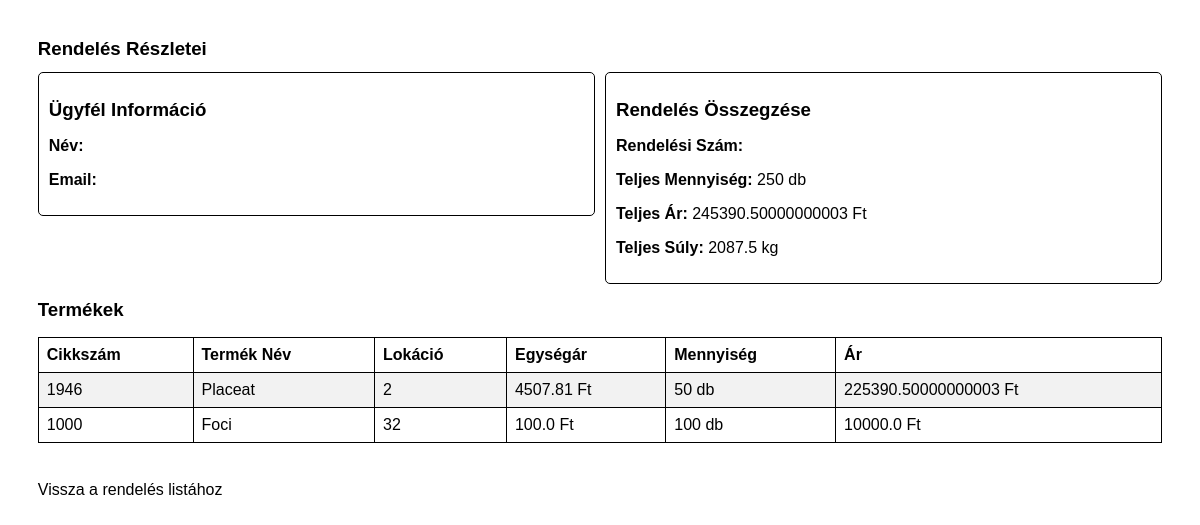
Screenshot of /order_details/1 with the database file from the repository.
### tables this page shows
CREATE TABLE stock (
                    id INTEGER PRIMARY KEY,
                    cikkszam TEXT,
                    lokacio TEXT,
                    mennyiseg INTEGER,
                    order_id INTEGER,
                    FOREIGN KEY(cikkszam) REFERENCES products(cikkszam),
                    FOREIGN KEY(order_id) REFERENCES orders(id));

CREATE TABLE products (
                    id INTEGER PRIMARY KEY,
                    cikkszam TEXT UNIQUE,
                    egyseg_vonalkod INTEGER ,
                    gyujto_vonalkod INTEGER ,
                    nev TEXT,
                    ar REAL,
                    suly REAL,
                    kategoria TEXT);

### app.py (the view)
@app.route('/order_details/<int:order_id>', methods=['GET'])
def order_details(order_id):
    conn = get_db_connection()
    order_info = conn.execute('''
        SELECT SUM(stock.mennyiseg) AS total_quant,
                              SUM(products.ar * stock.mennyiseg) AS total_price,
                              SUM(products.suly * stock.mennyiseg) AS total_weight
        FROM stock LEFT JOIN products ON stock.cikkszam = products.cikkszam
                              LEFT JOIN orders ON stock.cikkszam = orders.cikkszam
                              LEFT JOIN customers ON customers.id = orders.customer_id
        WHERE order_id = ?



    ''', (order_id,)).fetchone()
    product_details = conn.execute('''
        SELECT
            products.nev AS product_name,
            products.cikkszam,
            products.ar AS price,
            products.suly AS weight,
            stock.mennyiseg AS quantity,
            stock.lokacio AS lokacio
        FROM stock
        JOIN products ON stock.cikkszam = products.cikkszam
        WHERE stock.order_id = ?
        ORDER BY lokacio
    ''', (order_id,)).fetchall()
    conn.close()
    if not order_info:
        flash('Hiba: A rendelési szám nem létezik!', 'error')
        return redirect(url_for('orders'))
    return render_template(
        'order_details.html',
        order_info=order_info,
        product_details=product_details
    )

### app.py (called while the page is built)
def get_db_connection():
    conn = sqlite3.connect('database.db')
    conn.row_factory = sqlite3.Row
    return conn

### templates/order_details.html (shortened to what this page needs)
<!DOCTYPE html>
<html lang="hu">
<head>
    <link rel="stylesheet" href="{{ url_for('static', filename='css/print.css') }}">
</head>
<body>
    <h1>Rendelés Részletei</h1>
    <div class="summary-container">
        <div class="customer-info">
            <h2>Ügyfél Információ</h2>
            <p><strong>Név:</strong> {{ order_info['customer_name'] }}</p>
            <p><strong>Email:</strong> {{ order_info['customer_email'] }}</p>
        </div>
        <div class="order-summary">
            <h2>Rendelés Összegzése</h2>
            <p><strong>Rendelési Szám:</strong> {{ order_info['order_id'] }}</p>
            <p><strong>Teljes Mennyiség:</strong> {{ order_info['total_quant'] }} db</p>
            <p><strong>Teljes Ár:</strong> {{ order_info['total_price'] }} Ft</p>
            <p><strong>Teljes Súly:</strong> {{ order_info['total_weight'] }} kg</p>
        </div>
    </div>
    <div>
        <h2>Termékek</h2>
        <table border="1">
            <thead>
                <tr>
                    <th>Cikkszám</th>
                    <th>Termék Név</th>
                    <th>Lokáció</th>
                    <th>Egységár</th>
                    <th>Mennyiség</th>
                    <th>Ár</th>
                </tr>
            </thead>
            <tbody>
                {% for product in product_details %}
                <tr>
                    <td>{{ product['cikkszam'] }}</td>
                    <td>{{ product['product_name'] }}</td>
                    <td>{{ product['lokacio'] }}</td>
                    <td>{{ product['price'] }} Ft</td>
                    <td>{{ product['quantity'] }} db</td>
                    <td>{{ product['price'] * product['quantity']}} Ft</td>
                </tr>
                {% endfor %}
            </tbody>
        </table>
    </div>
    <a href="{{ url_for('orders') }}">Vissza a rendelés listához</a>
</body>
</html>

### static/css/print.css (style rules this page uses)
body { font-family: Arial, sans-serif; font-size: 12pt; color: #000; margin: 1cm; background: none; }
h1, h2 { color: #000; page-break-after: avoid; font-size: 14pt; }
table { width: 100%; border-collapse: collapse; margin-bottom: 1cm; }
th, td { border: 1px solid #000; padding: 0.5em; text-align: left; }
tbody tr:nth-child(odd) { background-color: #f2f2f2; }
tbody tr:nth-child(even) { background-color: #fff; }
tr { page-break-inside: avoid; }
table { page-break-after: auto; }
thead { display: table-header-group; }
a { color: #000; text-decoration: none; }
.summary-container { display: flex; justify-content: space-between; align-items: flex-start; gap: 10px; margin-bottom: 10px; }
.customer-info, .order-summary { flex: 1; padding: 10px; border: 1px solid #000; border-radius: 5px; }

### rows the page displays
stock: cikkszam "1946", product_name "Placeat", lokacio "2", price "4507.81", quantity "50", product['price']*product['quantity'] "225390.50000000003"
stock: cikkszam "1000", product_name "Foci", lokacio "32", price "100.0", quantity "100", product['price']*product['quantity'] "10000.0"

### other values shown
{{ order_info['total_quant'] }} "250"
{{ order_info['total_price'] }} "245390.50000000003"
{{ order_info['total_weight'] }} "2087.5"
